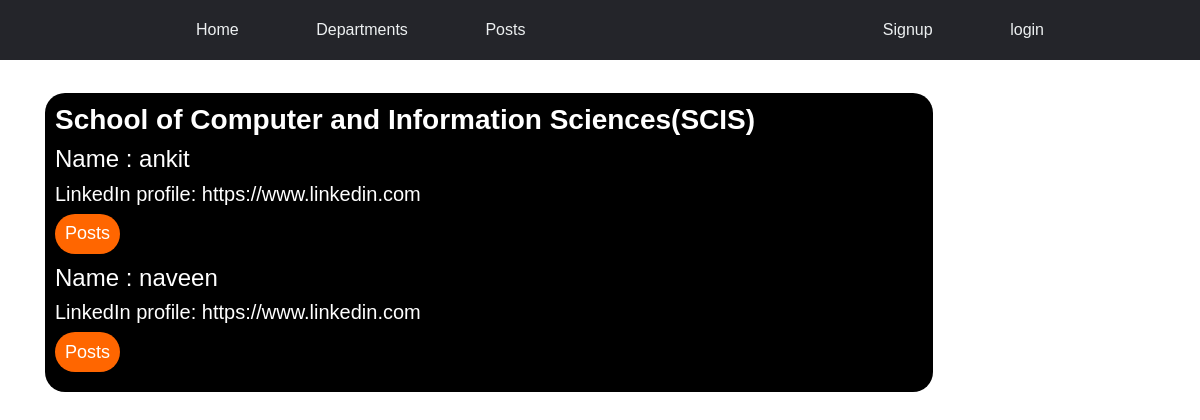
The app's page /department/students/1/, older data.
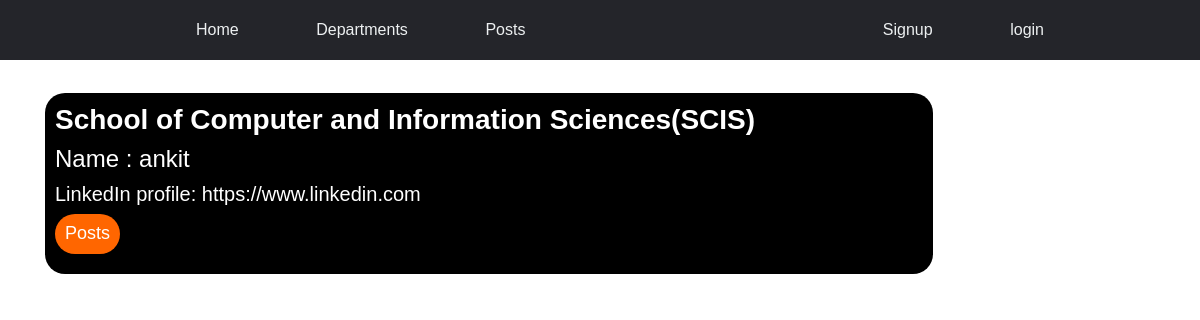
The same page, newer data.
### accounts/models.py (models this page shows, shortened)
class UserProfile(models.Model):
    user = models.OneToOneField(User,on_delete=models.CASCADE)
    username = models.CharField(max_length=150, blank=True, null=True)
    linkedin_url = models.URLField(blank=True)
    profile_pic = models.ImageField(upload_to='profile_pics', blank=True, null=True)
    department = models.ForeignKey(Department, related_name='students', on_delete=models.CASCADE)
    course = models.CharField(max_length=50)
    year = models.PositiveIntegerField(validators=[MaxValueValidator(limit_value=8),MinValueValidator(limit_value=1)])
    description = models.TextField(max_length=250)

### department/views.py (the view)
# urls.py: path('students/<int:pk>/', views.dept_students, name='students'),
def dept_students(request, pk):
    department = get_object_or_404(Department, pk=pk)
    students = department.students.all()
    return render(request, 'department/department_students.html',
                            {'department': department,
                            'students': students,})

### department/templates/department/department_students.html
{% extends 'base.html' %}
{% block content %}
<div class='post-list'>
    <h3><a href="{% url 'department:details' pk=department.pk %}">{{ department.name }}</a></h3>
    {% for student in students %}
    <a href="{% url 'accounts:profile' pk=student.user.pk %}">
        <h4>Name : {{ student.username }}</h4>
    </a>
    <h5>LinkedIn profile: {{student.linkedin_url }}</h5>
    <a href="{% url 'accounts:posts' pk=student.user.pk %}"><button>Posts</button></a>
    {% empty %}
    <h1>No Students registered to this department till now</h1>
    {% endfor %}
</div>
{% endblock %}

Row changes from the older to the newer data that the page shows:
removed UserProfile: username "naveen", linkedin_url "https://www.linkedin.com"
